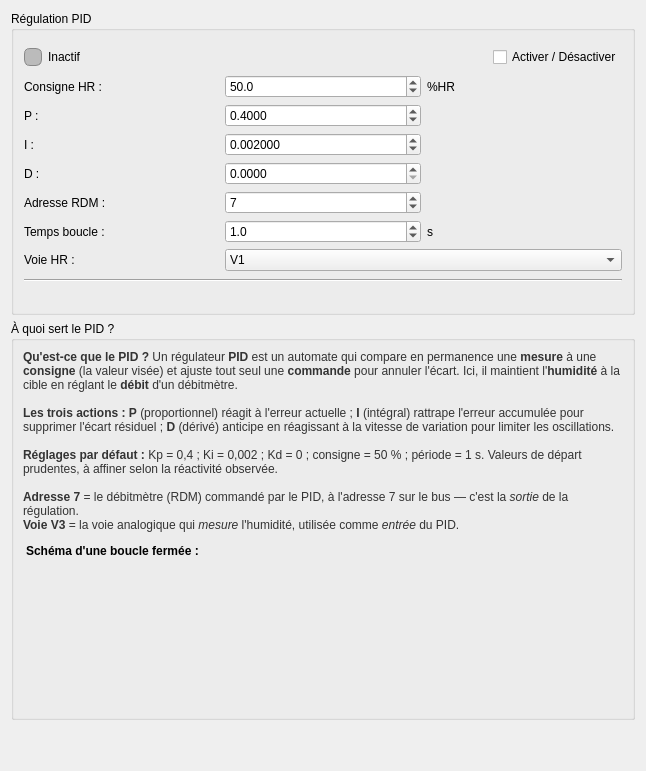
      <widget class="QWidget" name="tabPID">
       <attribute name="title">
        <string>PID</string>
       </attribute>
       <layout class="QVBoxLayout" name="layoutTabPID">
            <item>
             <widget class="QGroupBox" name="groupPid">
              <property name="title">
               <string>Régulation PID</string>
              </property>
              <layout class="QVBoxLayout" name="layoutGroupPid">
               <property name="spacing">
                <number>8</number>
               </property>
               <property name="leftMargin">
                <number>10</number>
               </property>
               <property name="topMargin">
                <number>16</number>
               </property>
               <property name="rightMargin">
                <number>10</number>
               </property>
               <property name="bottomMargin">
                <number>10</number>
               </property>
               <item>
                <layout class="QHBoxLayout" name="layoutPidStatus">
                 <property name="spacing">
                  <number>6</number>
                 </property>
                 <item>
                  <widget class="QLabel" name="lblPidLed">
                   <property name="minimumSize">
                    <size>
                     <width>18</width>
                     <height>18</height>
                    </size>
                   </property>
                   <property name="maximumSize">
                    <size>
                     <width>18</width>
                     <height>18</height>
                    </size>
                   </property>
                   <property name="styleSheet">
                    <string notr="true">border:1px solid #888; border-radius:6px; background:#bbb;</string>
                   </property>
                   <property name="text">
                    <string/>
                   </property>
                  </widget>
                 </item>
                 <item>
                  <widget class="QLabel" name="lblPidStatus">
                   <property name="text">
                    <string>Inactif</string>
                   </property>
                  </widget>
                 </item>
                 <item>
                  <spacer name="spacerPidStatus">
                   <property name="orientation">
                    <enum>Qt::Orientation::Horizontal</enum>
                   </property>
                   <property name="sizeHint" stdset="0">
                    <size>
                     <width>40</width>
                     <height>20</height>
                    </size>
                   </property>
                  </spacer>
                 </item>
                 <item>
                  <widget class="QCheckBox" name="chkPidActive">
                   <property name="text">
                    <string>Activer / Désactiver</string>
                   </property>
                  </widget>
                 </item>
                </layout>
               </item>
               <item>
                <layout class="QGridLayout" name="gridPidParams">
                 <property name="spacing">
                  <number>6</number>
                 </property>
                 <item row="0" column="0">
                  <widget class="QLabel" name="lblPidConsigne">
                   <property name="text">
                    <string>Consigne HR :</string>
                   </property>
                  </widget>
                 </item>
                 <item row="0" column="1">
                  <widget class="QDoubleSpinBox" name="spinPidConsigne">
                   <property name="decimals">
                    <number>1</number>
                   </property>
                   <property name="minimum">
                    <double>0.000000000000000</double>
                   </property>
                   <property name="maximum">
                    <double>100.000000000000000</double>
                   </property>
                   <property name="singleStep">
                    <double>0.500000000000000</double>
                   </property>
                   <property name="value">
                    <double>50.000000000000000</double>
                   </property>
                  </widget>
                 </item>
                 <item row="0" column="2">
                  <widget class="QLabel" name="lblPidConsUnit">
                   <property name="text">
                    <string>%HR</string>
                   </property>
                  </widget>
                 </item>
                 <item row="1" column="0">
                  <widget class="QLabel" name="lblPidKp">
                   <property name="text">
                    <string>P :</string>
                   </property>
                  </widget>
                 </item>
                 <item row="1" column="1">
                  <widget class="QDoubleSpinBox" name="spinPidKp">
                   <property name="decimals">
                    <number>4</number>
                   </property>
                   <property name="minimum">
                    <double>0.000000000000000</double>
                   </property>
                   <property name="maximum">
                    <double>1000.000000000000000</double>
                   </property>
                   <property name="singleStep">
                    <double>0.010000000000000</double>
                   </property>
                   <property name="value">
                    <double>0.400000000000000</double>
                   </property>
                  </widget>
                 </item>
                 <item row="2" column="0">
                  <widget class="QLabel" name="lblPidKi">
                   <property name="text">
                    <string>I :</string>
                   </property>
                  </widget>
                 </item>
                 <item row="2" column="1">
                  <widget class="QDoubleSpinBox" name="spinPidKi">
                   <property name="decimals">
                    <number>6</number>
                   </property>
                   <property name="minimum">
                    <double>0.000000000000000</double>
                   </property>
                   <property name="maximum">
                    <double>100.000000000000000</double>
                   </property>
                   <property name="singleStep">
                    <double>0.000100000000000</double>
                   </property>
                   <property name="value">
                    <double>0.002000000000000</double>
                   </property>
                  </widget>
                 </item>
                 <item row="3" column="0">
                  <widget class="QLabel" name="lblPidKd">
                   <property name="text">
                    <string>D :</string>
                   </property>
                  </widget>
                 </item>
                 <item row="3" column="1">
                  <widget class="QDoubleSpinBox" name="spinPidKd">
                   <property name="decimals">
                    <number>4</number>
                   </property>
                   <property name="minimum">
                    <double>0.000000000000000</double>
                   </property>
                   <property name="maximum">
                    <double>100.000000000000000</double>
                   </property>
                   <property name="singleStep">
                    <double>0.001000000000000</double>
                   </property>
                   <property name="value">
                    <double>0.000000000000000</double>
                   </property>
                  </widget>
                 </item>
                 <item row="4" column="0">
                  <widget class="QLabel" name="lblPidAddr">
                   <property name="text">
                    <string>Adresse RDM :</string>
                   </property>
                  </widget>
                 </item>
                 <item row="4" column="1">
                  <widget class="QSpinBox" name="spinPidAddr">
                   <property name="minimum">
                    <number>1</number>
                   </property>
                   <property name="maximum">
                    <number>128</number>
                   </property>
                   <property name="value">
                    <number>7</number>
                   </property>
                  </widget>
                 </item>
                 <item row="5" column="0">
                  <widget class="QLabel" name="lblPidLoop">
                   <property name="text">
                    <string>Temps boucle :</string>
                   </property>
                  </widget>
                 </item>
                 <item row="5" column="1">
                  <widget class="QDoubleSpinBox" name="spinPidLoop">
                   <property name="decimals">
                    <number>1</number>
                   </property>
                   <property name="minimum">
                    <double>0.500000000000000</double>
                   </property>
                   <property name="maximum">
                    <double>60.000000000000000</double>
                   </property>
                   <property name="singleStep">
                    <double>0.500000000000000</double>
                   </property>
                   <property name="value">
                    <double>1.000000000000000</double>
                   </property>
                  </widget>
                 </item>
                 <item row="5" column="2">
                  <widget class="QLabel" name="lblPidLoopUnit">
                   <property name="text">
                    <string>s</string>
                   </property>
                  </widget>
                 </item>
                 <item row="6" column="0">
                  <widget class="QLabel" name="lblPidVoie">
                   <property name="text">
                    <string>Voie HR :</string>
                   </property>
                  </widget>
                 </item>
                 <item row="6" column="1" colspan="2">
                  <widget class="QComboBox" name="comboPidVoie">
                   <item>
                    <property name="text">
                     <string>V1</string>
                    </property>
                   </item>
                   <item>
                    <property name="text">
                     <string>V2</string>
                    </property>
                   </item>
                   <item>
                    <property name="text">
                     <string>V3</string>
                    </property>
                   </item>
                   <item>
                    <property name="text">
                     <string>V4</string>
                    </property>
                   </item>
                  </widget>
                 </item>
                </layout>
               </item>
               <item>
                <widget class="QFrame" name="linePidSep">
                 <property name="frameShape">
                  <enum>QFrame::Shape::HLine</enum>
                 </property>
                 <property name="frameShadow">
                  <enum>QFrame::Shadow::Sunken</enum>
                 </property>
                </widget>
               </item>
               <item>
                <layout class="QHBoxLayout" name="layoutPidBtns">
                 <property name="spacing">
                  <number>6</number>
                 </property>
                 <item>
                  <spacer name="spacerPidBtns">
                   <property name="orientation">
                    <enum>Qt::Orientation::Horizontal</enum>
                   </property>
                   <property name="sizeHint" stdset="0">
                    <size>
                     <width>40</width>
                     <height>20</height>
                    </size>
                   </property>
                  </spacer>
                 </item>
                </layout>
               </item>
              </layout>
             </widget>
            </item>
        <item>
         <widget class="QGroupBox" name="groupPidHelp">
          <property name="title">
           <string>À quoi sert le PID ?</string>
          </property>
          <layout class="QVBoxLayout" name="layPidHelp">
           <item>
            <widget class="QLabel" name="lblPidHelp">
             <property name="textFormat">
              <enum>Qt::RichText</enum>
             </property>
             <property name="wordWrap">
              <bool>true</bool>
             </property>
             <property name="styleSheet">
              <string notr="true">color:#333;</string>
             </property>
             <property name="text">
              <string>&lt;b&gt;Qu'est-ce que le PID ?&lt;/b&gt; Un régulateur &lt;b&gt;PID&lt;/b&gt; est un automate qui compare en permanence une &lt;b&gt;mesure&lt;/b&gt; à une &lt;b&gt;consigne&lt;/b&gt; (la valeur visée) et ajuste tout seul une &lt;b&gt;commande&lt;/b&gt; pour annuler l'écart. Ici, il maintient l'&lt;b&gt;humidité&lt;/b&gt; à la cible en réglant le &lt;b&gt;débit&lt;/b&gt; d'un débitmètre.&lt;br&gt;&lt;br&gt;&lt;b&gt;Les trois actions :&lt;/b&gt; &lt;b&gt;P&lt;/b&gt; (proportionnel) réagit à l'erreur actuelle ; &lt;b&gt;I&lt;/b&gt; (intégral) rattrape l'erreur accumulée pour supprimer l'écart résiduel ; &lt;b&gt;D&lt;/b&gt; (dérivé) anticipe en réagissant à la vitesse de variation pour limiter les oscillations.&lt;br&gt;&lt;br&gt;&lt;b&gt;Réglages par défaut :&lt;/b&gt; Kp = 0,4 ; Ki = 0,002 ; Kd = 0 ; consigne = 50 % ; période = 1 s. Valeurs de départ prudentes, à affiner selon la réactivité observée.&lt;br&gt;&lt;br&gt;&lt;b&gt;Adresse 7&lt;/b&gt; = le débitmètre (RDM) commandé par le PID, à l'adresse 7 sur le bus — c'est la &lt;i&gt;sortie&lt;/i&gt; de la régulation.&lt;br&gt;&lt;b&gt;Voie V3&lt;/b&gt; = la voie analogique qui &lt;i&gt;mesure&lt;/i&gt; l'humidité, utilisée comme &lt;i&gt;entrée&lt;/i&gt; du PID.</string>
             </property>
            </widget>
           </item>
           <item>
            <widget class="QLabel" name="lblPidSchemaCap">
             <property name="styleSheet">
              <string notr="true">font-weight:bold; margin-top:6px;</string>
             </property>
             <property name="text">
              <string>Schéma d'une boucle fermée :</string>
             </property>
            </widget>
           </item>
           <item>
            <widget class="QLabel" name="lblPidSchema">
             <property name="minimumSize">
              <size><width>600</width><height>144</height></size>
             </property>
             <property name="maximumSize">
              <size><width>600</width><height>144</height></size>
             </property>
             <property name="pixmap">
              <pixmap>schema_pid_boucle.png</pixmap>
             </property>
             <property name="scaledContents">
              <bool>true</bool>
             </property>
            </widget>
           </item>
          </layout>
         </widget>
        </item>
        <item>
         <spacer name="spacerTabPID">
          <property name="orientation">
           <enum>Qt::Orientation::Vertical</enum>
          </property>
          <property name="sizeHint" stdset="0">
           <size>
            <width>20</width>
            <height>40</height>
           </size>
          </property>
         </spacer>
        </item>
       </layout>
      </widget>
